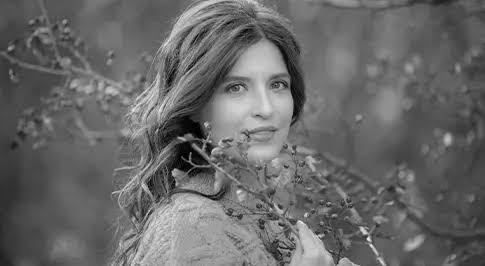
#> input picture data/sample.png, 485 x 266 px
$ python main.py
#> lines starting #> are read from the running program, lines starting #| are printed output that depends on the picture; after the words box and inside, x2 and y2 are one past the last pixel; in counts of white or black regions, pixels touching at a corner belong together
### src/image_utils.py
import cv2
import numpy as np

def preprocess_image(image: np.ndarray) -> np.ndarray:
    return cv2.GaussianBlur(image, (3, 3), 0)

def apply_multilevel_threshold(image: np.ndarray, thresholds: np.ndarray) -> np.ndarray:
    bins = np.concatenate(([0], thresholds, [256]))
    segmented = np.zeros_like(image)
    for i in range(len(bins) - 1):
        mask = (image >= bins[i]) & (image < bins[i+1])
        if np.any(mask):
            segmented[mask] = int(np.mean(image[mask]))
    return segmented

### src/fitness_functions.py
import numpy as np

def compute_histogram(image: np.ndarray) -> np.ndarray:
    hist, _ = np.histogram(image, bins=256, range=(0, 256))
    return hist / hist.sum()

def otsu_fitness(thresholds: np.ndarray, probabilities: np.ndarray) -> float:

    thresholds = np.sort(np.round(thresholds).astype(int))
    bins = np.concatenate(([0], thresholds, [256]))

    total_mean = np.sum(np.arange(256) * probabilities)
    variance = 0.0

    for i in range(len(bins) - 1):
        start, end = bins[i], bins[i+1]
        weight = np.sum(probabilities[start:end])
        if weight == 0:
            continue
        mean = np.sum(np.arange(start, end) * probabilities[start:end]) / weight
        variance += weight * ((mean - total_mean) ** 2)

    return variance

# [18 lines left out: function kapur_fitness, not called in this run]

### src/optimizers.py
import numpy as np

class ParticleSwarmOptimizer:

    def __init__(self, num_particles, dimensions, max_iter, probabilities, fitness_fn, w=0.5, c1=1.5, c2=1.5):
        self.num_particles = num_particles
        self.dimensions = dimensions
        self.max_iter = max_iter
        self.probabilities = probabilities
        self.fitness_fn = fitness_fn
        self.w, self.c1, self.c2 = w, c1, c2

        self.positions = np.random.uniform(1, 254, (num_particles, dimensions))
        self.velocities = np.random.uniform(-5, 5, (num_particles, dimensions))

        self.pbest_positions = np.copy(self.positions)
        self.pbest_scores = np.array([self.fitness_fn(p, probabilities) for p in self.positions])

        best_idx = np.argmax(self.pbest_scores)
        self.gbest_position = np.copy(self.pbest_positions[best_idx])
        self.gbest_score = self.pbest_scores[best_idx]
        self.history = []

    def optimize(self):
        for _ in range(self.max_iter):
            r1 = np.random.rand(self.num_particles, self.dimensions)
            r2 = np.random.rand(self.num_particles, self.dimensions)

            cognitive = self.c1 * r1 * (self.pbest_positions - self.positions)
            social = self.c2 * r2 * (self.gbest_position - self.positions)
            self.velocities = self.w * self.velocities + cognitive + social
            self.positions = np.clip(self.positions + self.velocities, 1, 254)

            for i in range(self.num_particles):
                score = self.fitness_fn(self.positions[i], self.probabilities)
                if score > self.pbest_scores[i]:
                    self.pbest_scores[i] = score
                    self.pbest_positions[i] = np.copy(self.positions[i])
                    if score > self.gbest_score:
                        self.gbest_score = score
                        self.gbest_position = np.copy(self.positions[i])

            self.history.append(self.gbest_score)

        return np.sort(np.round(self.gbest_position).astype(int)), self.history


class GeneticAlgorithm:

    def __init__(self, pop_size, dimensions, max_iter, probabilities, fitness_fn, mutation_rate=0.1):
        self.pop_size = pop_size
        self.dimensions = dimensions
        self.max_iter = max_iter
        self.probabilities = probabilities
        self.fitness_fn = fitness_fn
        self.mutation_rate = mutation_rate

        self.population = np.random.uniform(1, 254, (pop_size, dimensions))
        self.history = []

    def optimize(self):
        for _ in range(self.max_iter):
            scores = np.array([self.fitness_fn(ind, self.probabilities) for ind in self.population])
            best_idx = np.argmax(scores)
            self.history.append(scores[best_idx])

            selected = []
            for _ in range(self.pop_size):
                i, j = np.random.choice(self.pop_size, 2, replace=False)
                selected.append(self.population[i] if scores[i] > scores[j] else self.population[j])
            selected = np.array(selected)

            next_pop = []
            for i in range(0, self.pop_size, 2):
                p1, p2 = selected[i], selected[(i+1) % self.pop_size]
                cp = np.random.randint(1, self.dimensions) if self.dimensions > 1 else 0
                c1 = np.concatenate([p1[:cp], p2[cp:]])
                c2 = np.concatenate([p2[:cp], p1[cp:]])
                next_pop.extend([c1, c2])

            self.population = np.array(next_pop)[:self.pop_size]
            mutation_mask = np.random.rand(*self.population.shape) < self.mutation_rate
            noise = np.random.normal(0, 5, self.population.shape)
            self.population = np.clip(self.population + mutation_mask * noise, 1, 254)

        final_scores = np.array([self.fitness_fn(ind, self.probabilities) for ind in self.population])
        best_ind = self.population[np.argmax(final_scores)]
        return np.sort(np.round(best_ind).astype(int)), self.history

### src/metrics.py
import numpy as np
from skimage.metrics import structural_similarity as ssim

def compute_psnr(original: np.ndarray, segmented: np.ndarray) -> float:
    mse = np.mean((original.astype(float) - segmented.astype(float)) ** 2)
    return float('inf') if mse == 0 else 20 * np.log10(255.0 / np.sqrt(mse))

def compute_ssim(original: np.ndarray, segmented: np.ndarray) -> float:
    return ssim(original, segmented, data_range=255)

### main.py
import argparse
import os
import time
import cv2
import numpy as np
import matplotlib.pyplot as plt

from src import (
    ParticleSwarmOptimizer,
    GeneticAlgorithm,
    otsu_fitness,
    kapur_fitness,
    compute_histogram,
    preprocess_image,
    apply_multilevel_threshold,
    compute_psnr,
    compute_ssim
)

def process_single_image(image_path="data/sample.png", num_thresholds=4, max_iter=50, output_dir="outputs/threshold_result"):
#> called with image_path = 'data/sample.png', num_thresholds = 4, max_iter = 50, output_dir = 'outputs/threshold_result'
    os.makedirs(output_dir, exist_ok=True)

    raw_image = cv2.imread(image_path, cv2.IMREAD_GRAYSCALE)
#> raw_image is the input picture: shape (266, 485); min 0, max 238, mean 104
    if raw_image is None:
        print(f"Error: Could not read image at '{image_path}'. Ensure the file exists in 'data/'.")
        return

    image = preprocess_image(raw_image)
    probabilities = compute_histogram(image)
#> in compute_histogram, `hist, _ = np.histogram(image, bins=256, range=(0, 256))`: hist = 256 values, max 2248 at index 94, min 0 at index 0, mean 503.9
#> probabilities = 256 values, max 0.0174 at index 94, min 0 at index 0, mean 0.00391
    filename = os.path.basename(image_path).split('.')[0]

    print(f"\n--- Running Optimization Pipeline ---")
    print(f"Target Image: {image_path}")
    print(f"Threshold Cuts: {num_thresholds} | Iterations: {max_iter}\n")

    t0 = time.time()
    pso = ParticleSwarmOptimizer(30, num_thresholds, max_iter, probabilities, otsu_fitness)
#> in __init__, `self.probabilities = probabilities`: self.probabilities has the same summary as probabilities in process_single_image
#> in __init__, `self.pbest_scores = np.array([self.fitness_fn(p, probabilities) for p ..`: self.pbest_scores = 30 values, max 1028.9 at index 12, min 60.33 at index 4, mean 706.3
#> in __init__, `best_idx = np.argmax(self.pbest_scores)`: best_idx = 12
#> in __init__, `self.gbest_position = np.copy(self.pbest_positions[best_idx])`: self.gbest_position = [80.8, 93.02, 145.3, 112]
#> in __init__, `self.gbest_score = self.pbest_scores[best_idx]`: self.gbest_score = 1028.9
    t_pso, hist_pso = pso.optimize()
#> the loop in optimize, `for _ in range(self.max_iter):` made 50 passes
    time_pso = time.time() - t0
    seg_pso = apply_multilevel_threshold(image, t_pso)
#> the loop in apply_multilevel_threshold, `for i in range(len(bins) - 1):` made 5 passes
#> pass 1, in apply_multilevel_threshold, `mask = (image >= bins[i]) & (image < bins[i+1])`:
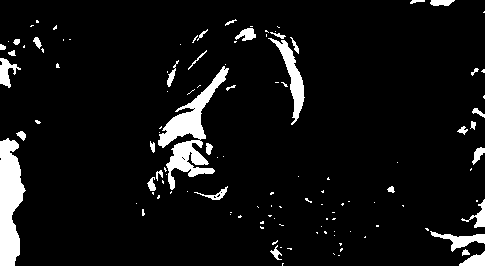
#> mask: shape (266, 485) bool; 6.9% white; 120 white regions (85 under 20 px), largest, box (x1, y1, x2, y2) and area: (158, 66, 229, 190) 2567, (0, 138, 26, 266) 2310, (268, 38, 305, 125) 856
#> pass 2, in apply_multilevel_threshold, `mask = (image >= bins[i]) & (image < bins[i+1])`:
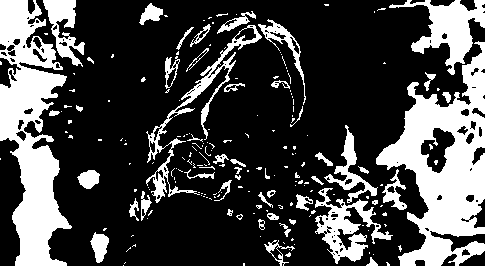
#> mask: shape (266, 485) bool; 27.6% white; 200 white regions (151 under 20 px), largest, box (x1, y1, x2, y2) and area: (376, 41, 485, 266) 11250, (0, 0, 72, 266) 10078, (389, 0, 485, 75) 2633
#> pass 3, in apply_multilevel_threshold, `mask = (image >= bins[i]) & (image < bins[i+1])`:
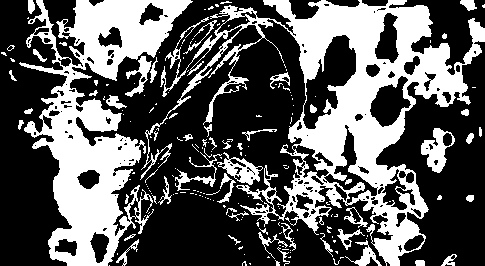
#> mask: shape (266, 485) bool; 36.3% white; 190 white regions (138 under 20 px), largest, box (x1, y1, x2, y2) and area: (140, 0, 485, 266) 23822, (19, 0, 193, 266) 17274, (421, 128, 455, 173) 719
#> after the loop in apply_multilevel_threshold, `for i in range(len(bins) - 1):`:
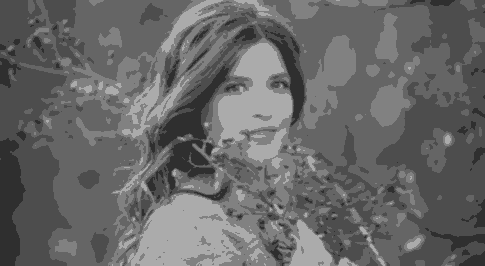
#> segmented: shape (266, 485); min 47, max 171, mean 103.5
    psnr_pso = compute_psnr(image, seg_pso)
    ssim_pso = compute_ssim(image, seg_pso)

    t0 = time.time()
    ga = GeneticAlgorithm(30, num_thresholds, max_iter, probabilities, otsu_fitness)
    t_ga, hist_ga = ga.optimize()
    time_ga = time.time() - t0
    seg_ga = apply_multilevel_threshold(image, t_ga)
#> the loop in apply_multilevel_threshold (call 2), `for i in range(len(bins) - 1):` made 5 passes
    psnr_ga = compute_psnr(image, seg_ga)
    ssim_ga = compute_ssim(image, seg_ga)


    fig1 = plt.figure(figsize=(14, 10))
    grid = fig1.add_gridspec(3, 3, height_ratios=[1, 0.8, 0.3])

    ax1 = fig1.add_subplot(grid[0, 0])
    ax1.imshow(image, cmap='gray')
    ax1.set_title("Input Image (Pre-smoothed)")
    ax1.axis('off')

    ax2 = fig1.add_subplot(grid[0, 1])
    ax2.imshow(seg_pso, cmap='gray')
    ax2.set_title(f"PSO Otsu ({num_thresholds}-Thresholds)")
    ax2.axis('off')

    ax3 = fig1.add_subplot(grid[0, 2])
    ax3.imshow(seg_ga, cmap='gray')
    ax3.set_title(f"GA Otsu ({num_thresholds}-Thresholds)")
    ax3.axis('off')

    ax4 = fig1.add_subplot(grid[1, :])
    counts, bins = np.histogram(image, bins=256, range=(0, 256))
    ax4.bar(bins[:-1], counts, width=1.0, color='gray', alpha=0.6, label='Pixel Distribution')
    for t in t_pso:
        ax4.axvline(t, color='blue', linestyle='--', linewidth=1.5, label=f'PSO T={t}')
#> this loop made 4 passes
#> t on passes 1 to 4: 63, 90, 116, 151
    for t in t_ga:
        ax4.axvline(t, color='orange', linestyle=':', linewidth=1.5, label=f'GA T={t}')
    ax4.set_title("Histogram & Threshold Position Overlay")
    ax4.set_xlim([0, 255])
    ax4.legend(loc='upper right')

    ax5 = fig1.add_subplot(grid[2, :])
    ax5.axis('off')
    table_data = [
        ["Algorithm", "Optimal Thresholds", "Fitness Score", "PSNR (dB)", "SSIM", "Runtime"],
        ["Particle Swarm (PSO)", str(t_pso.tolist()), f"{hist_pso[-1]:.2f}", f"{psnr_pso:.2f}", f"{ssim_pso:.4f}", f"{time_pso:.3f} s"],
        ["Genetic Algorithm (GA)", str(t_ga.tolist()), f"{hist_ga[-1]:.2f}", f"{psnr_ga:.2f}", f"{ssim_ga:.4f}", f"{time_ga:.3f} s"]
    ]
    table = ax5.table(cellText=table_data, loc='center', cellLoc='center')
    table.scale(1, 1.4)
    table.set_fontsize(10)

    plt.tight_layout()

    fig1_path = os.path.join(output_dir, f"{filename}_comparison.png")
    plt.savefig(fig1_path)
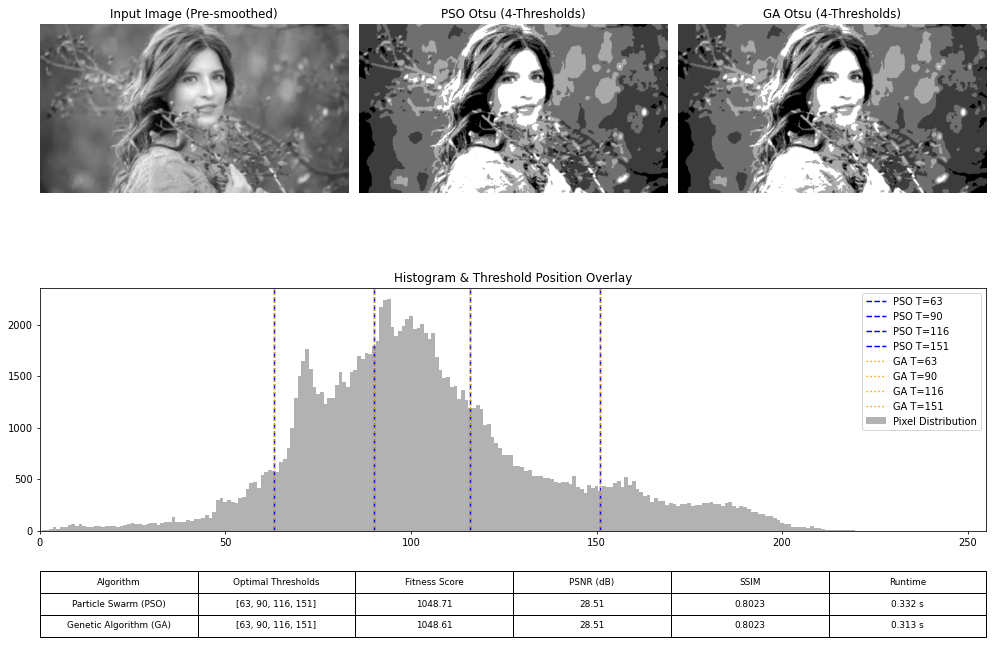
#> figure drawn by matplotlib, 4 panels; panel 4: tallest bar 2248 high, from x = 93.5 to 94.5
    print(f"Saved comparison figure to '{fig1_path}'")

    fig2 = plt.figure(figsize=(10, 4))
    plt.plot(hist_pso, label='PSO Convergence', color='blue', linewidth=2)
    plt.plot(hist_ga, label='GA Convergence', color='orange', linewidth=2)
    plt.title(f"Fitness Convergence Curves ({filename.capitalize()})")
    plt.xlabel("Iteration")
    plt.ylabel("Otsu Between-Class Variance")
    plt.grid(True)
    plt.legend()
    plt.tight_layout()

    fig2_path = os.path.join(output_dir, f"{filename}_convergence.png")
    plt.savefig(fig2_path)
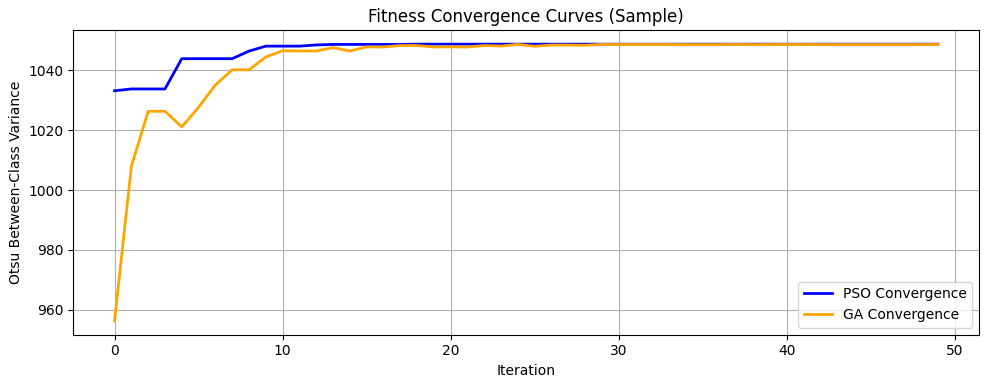
#> figure drawn by matplotlib, 1 panel; curve peaks at x = 18, y = 1048.7; curve peaks at x = 24, y = 1048.6
    print(f"Saved convergence figure to '{fig2_path}'")

    print("Opening interactive result windows...")
    plt.show()

if __name__ == "__main__":
    parser = argparse.ArgumentParser(description="Multilevel Image Thresholding Pipeline")
    parser.add_argument("--image", type=str, default="data/sample.png", help="Target image path")
    parser.add_argument("--levels", type=int, default=4, help="Number of thresholds")
    parser.add_argument("--iterations", type=int, default=50, help="Max iterations")

    args = parser.parse_args()
    process_single_image(args.image, args.levels, args.iterations)
